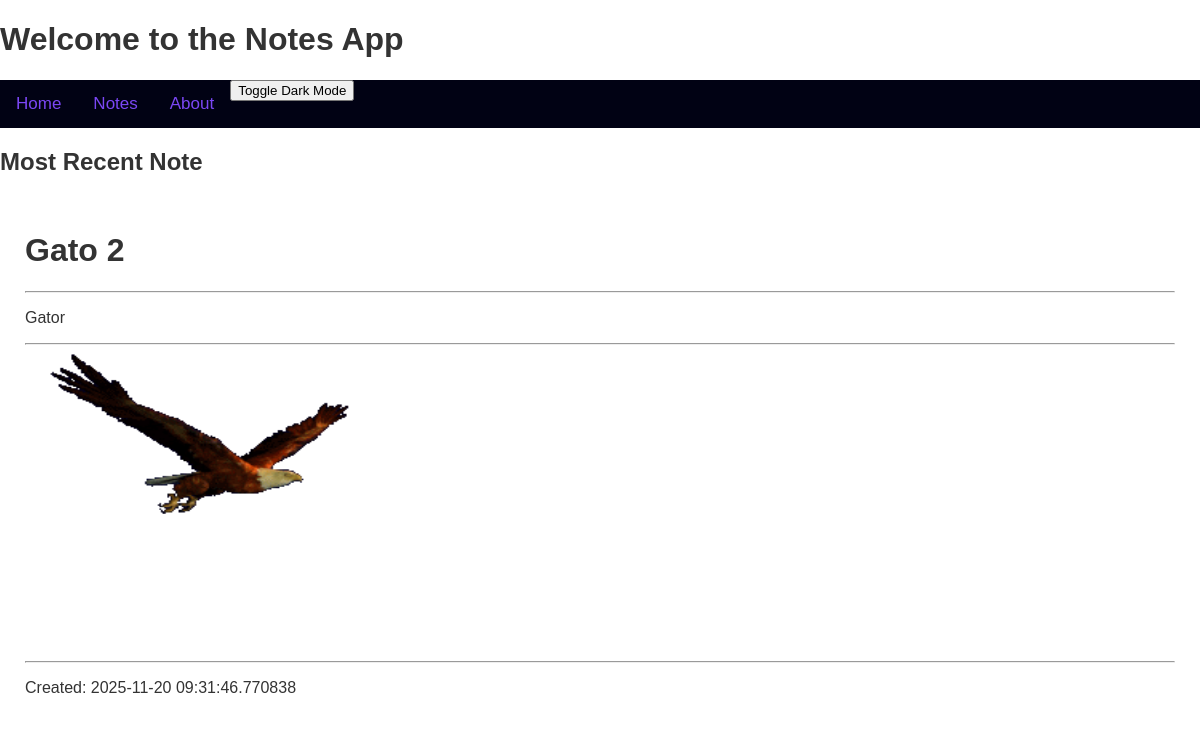
Before: / with the older database file.
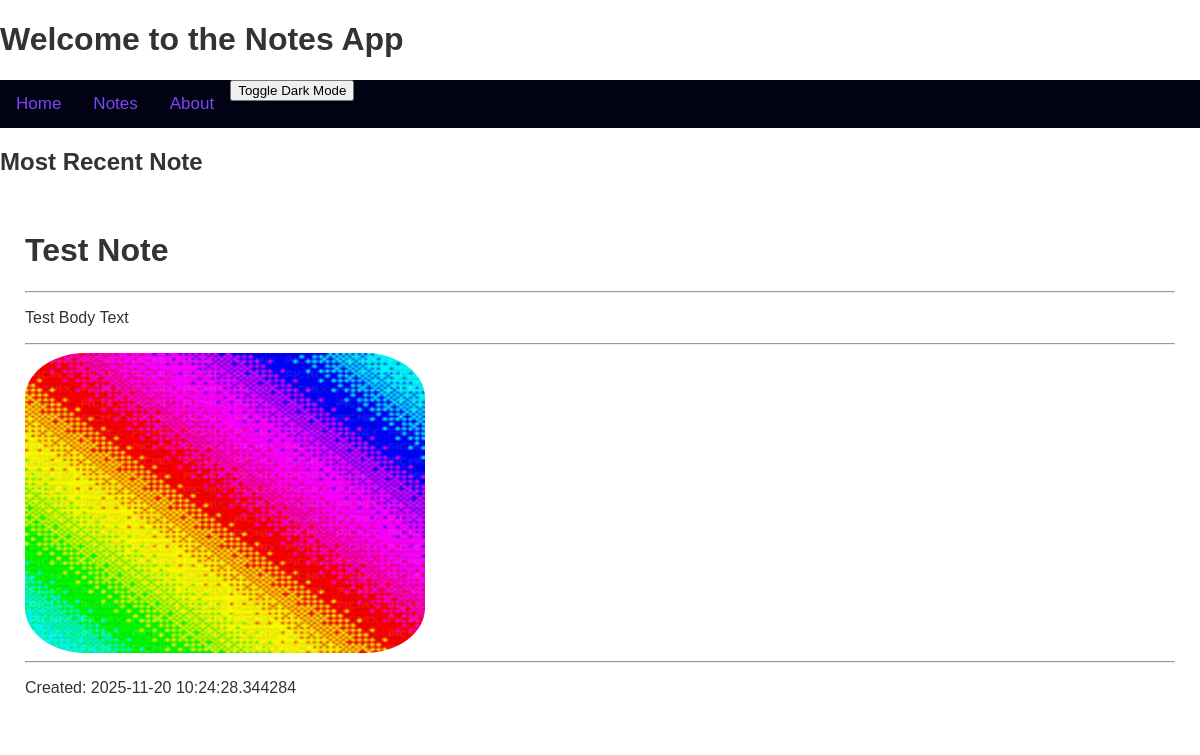
After: the same page with the newer database file.
### tables this page shows
CREATE TABLE notes (
                        id INTEGER PRIMARY KEY AUTOINCREMENT,
                        title TEXT NOT NULL,
                        bodytext TEXT NOT NULL,
                        date DATETIME NOT NULL
                        , avatar TEXT);

### app.py (the view)
@app.route('/')
def home():
    with sqlite3.connect(DATABASE) as conn:
        recent_note = conn.execute('SELECT * FROM notes ORDER BY date DESC LIMIT 1').fetchone()
    return render_template("home.html", recent_note=recent_note)

### templates/home.html (shortened to what this page needs)
<!DOCTYPE html>
<html lang="en">
<head>
    <link rel="stylesheet" href="{{ url_for('static', filename='styles.css') }}">
</head>
<body>
    <h1>Welcome to the Notes App</h1>
    <nav class="topnav">
        <a href="{{ url_for('home') }}">Home</a>
        <a href="{{ url_for('notes') }}">Notes</a>
        <a href="{{ url_for('about') }}">About</a>
        <button onclick="toggleDarkMode()">Toggle Dark Mode</button>
    </nav>
    <h2> Most Recent Note</h2>
        {% if recent_note %}
        <div class="container">
            <h1> {{ recent_note[1] }}</h1>
            <hr>
            <p> {{ recent_note[2] }} </p>
            <hr>
            <img src="{{ url_for('static', filename='uploads/' + (recent_note[4] if recent_note[4] else 'default.jpeg')) }}" width="400" height="300" alt="Image" style="vertical-align: middle ; border-radius: 15%;"></img>
            <hr>
            <p>Created: {{ recent_note[3] }}</p>
        </div>
    {% else %}
        <p>No notes have been created yet. go to notes page to add some.</p>
    {% endif %}
</body>
</html>

### static/styles.css (style rules this page uses)
.topnav { background-color: #010214; overflow: hidden; font-family: Arial, sans-serif; }
.topnav a { float: left; color: #7b47f5; text-align: center; padding: 14px 16px; text-decoration: none; font-size: 17px; }
.container { background: white; padding: 15px; margin: 10px; border-radius: 8px; }
body { font-family: Arial, sans-serif; color: #333; margin: 0; padding: 0; }

Changed rows visible on the page:
no longer on this page (row unchanged): notes: title "Gato 2", bodytext "Gator", avatar (picture), date "2025-11-20 09:31:46.770838"
added notes: title "Test Note", bodytext "Test Body Text", avatar (picture), date "2025-11-20 10:24:28.344284"
